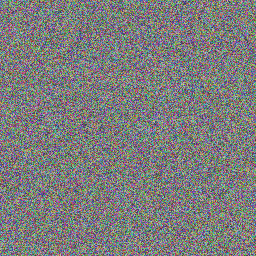
#> input picture tmp/cert_test_img.png, 256 x 256 px
$ python -i watermark_logic.py   (imports and definitions only)
#> lines starting #> are read from the running program, lines starting #| are printed output that depends on the picture
import cv2
import numpy as np
from scipy.fftpack import dct, idct
import hashlib

try:
    import reedsolo
    HAS_ECC = True
except ImportError:
    HAS_ECC = False


# ─────────────────────────────────────────
#  Utilities
# ─────────────────────────────────────────

def _password_to_seed(password: str) -> int:
    key = hashlib.sha256(password.encode()).digest()
    return int.from_bytes(key[:8], "big") % (2**31)


def _password_to_key(password: str) -> bytes:
    return hashlib.sha256(password.encode()).digest()


# [11 lines left out: functions _adaptive_strength, _apply_ecc, not called in this run]


def _remove_ecc(data: bytes):
    if HAS_ECC:
        rs = reedsolo.RSCodec(16)
        try:
            decoded, _, _ = rs.decode(data)
            return bytes(decoded)
        except Exception:
            return None
    return data


def _bits_to_message(bits: np.ndarray):
    pad = (8 - len(bits) % 8) % 8
    bits = np.concatenate([bits, np.zeros(pad, dtype=np.uint8)])
    raw_bytes = np.packbits(bits).tobytes()

    decoded = _remove_ecc(raw_bytes)
    if decoded is None:
        decoded = raw_bytes

    try:
        text = decoded.decode("utf-8", errors="ignore")
        if "####" in text:
            return text.split("####")[0]
    except Exception:
        pass
    return None


# [4 lines left out: function _prepare_bits, not called in this run]


# ─────────────────────────────────────────
#  Layer A — DCT Mid-Frequency Embedding
#  Survives: JPEG/MP4 compression, re-encoding
# ─────────────────────────────────────────

_MID_FREQ = [(2, 1), (1, 2), (0, 3), (1, 3), (2, 2),
             (3, 1), (4, 0), (3, 0), (2, 0), (0, 4)]


# [25 lines left out: function _embed_layer_a, not called in this run]


def _extract_layer_a(y: np.ndarray, num_bits: int, seed: int) -> np.ndarray:
    h, w = y.shape
    y_f = y.astype(np.float64)
    rng = np.random.RandomState(seed)

    blocks_h, blocks_w = h // 8, w // 8
    block_order = rng.permutation(blocks_h * blocks_w)

    bits = []
    for i, block_idx in enumerate(block_order[:num_bits]):
        r = (block_idx // blocks_w) * 8
        c = (block_idx % blocks_w) * 8

        block = y_f[r:r+8, c:c+8]
        D = dct(dct(block, axis=0, norm="ortho"), axis=1, norm="ortho")
        pos = _MID_FREQ[i % len(_MID_FREQ)]
        bits.append(1 if D[pos] > 0 else 0)

    return np.array(bits, dtype=np.uint8)


# [30 lines left out: functions _extract_layer_a_soft, temporal_average_decode, not called in this run]


# ─────────────────────────────────────────
#  Layer B — Spread Spectrum
#  Survives: additive noise, brightness changes, screen recording
# ─────────────────────────────────────────

LAYER_B_BITS = 256


# [50 lines left out: functions _embed_layer_b, _extract_layer_b, _extract_layer_b_soft, _fuse_bits, not called in this run]


# ─────────────────────────────────────────
#  Sync Markers — geometric reference points
#  Survives: rotation, scaling, phone screen recording
# ─────────────────────────────────────────

_SYNC_SIZE = 16

def _generate_sync_pattern(seed: int) -> np.ndarray:
    rng = np.random.RandomState(seed ^ 0xCAFEBABE)
    pattern = np.zeros((_SYNC_SIZE, _SYNC_SIZE), dtype=np.float64)
    for r in range(4, 12):
        for c in range(4, 12):
            pattern[r, c] = rng.choice([-30.0, 30.0])
    return pattern


def _sync_marker_positions(h: int, w: int, margin: int = 32) -> list:
    return [
        (margin, margin),
        (margin, w - margin - _SYNC_SIZE),
        (h - margin - _SYNC_SIZE, margin),
        (h - margin - _SYNC_SIZE, w - margin - _SYNC_SIZE),
    ]


# [19 lines left out: function _embed_sync_markers, not called in this run]


def _detect_sync_markers(y: np.ndarray, seed: int,
                         search_margin: int = 64) -> list:
    """Detect sync markers and return (expected, detected) position pairs."""
    h, w = y.shape
    if h < 128 or w < 128:
        return []

    y_f = y.astype(np.float64)
    pattern = _generate_sync_pattern(seed)
    expected_positions = _sync_marker_positions(h, w)
    pairs = []

    for (er, ec) in expected_positions:
        best_corr = -1e9
        best_pos = (er, ec)

        r_start = max(0, er - search_margin)
        r_end = min(h - _SYNC_SIZE, er + search_margin)
        c_start = max(0, ec - search_margin)
        c_end = min(w - _SYNC_SIZE, ec + search_margin)

        for r in range(r_start, r_end, 4):
            for c in range(c_start, c_end, 4):
                block = y_f[r:r+_SYNC_SIZE, c:c+_SYNC_SIZE]
                D = dct(dct(block, axis=0, norm="ortho"), axis=1, norm="ortho")
                corr = np.sum(D * pattern)
                if corr > best_corr:
                    best_corr = corr
                    best_pos = (r, c)

        pairs.append(((er, ec), best_pos, best_corr))

    return pairs


def _apply_geometric_correction(image: np.ndarray, seed: int) -> np.ndarray:
    """Detect sync markers and correct geometric distortion."""
    if len(image.shape) == 3:
        gray = cv2.cvtColor(image, cv2.COLOR_BGR2YCrCb)[:, :, 0]
    else:
        gray = image

    pairs = _detect_sync_markers(gray, seed)
    if len(pairs) < 3:
        return image

    src_pts = np.float32([p[1] for p in pairs])
    dst_pts = np.float32([p[0] for p in pairs])

    displacement = np.mean(np.abs(src_pts - dst_pts))
    if displacement < 2.0:
        return image

    if len(pairs) >= 4:
        M, _ = cv2.estimateAffinePartial2D(src_pts, dst_pts)
    else:
        M, _ = cv2.estimateAffinePartial2D(src_pts[:3], dst_pts[:3])

    if M is None:
        return image

    h, w = image.shape[:2]
    return cv2.warpAffine(image, M, (w, h), flags=cv2.INTER_LINEAR,
                          borderMode=cv2.BORDER_REFLECT)


# ─────────────────────────────────────────
#  Trust Score — uses both layers
# ─────────────────────────────────────────

def compute_trust_score(image_path: str, password: str = "") -> dict:
#> called with image_path = 'tmp/cert_test_img.png', password = ''
    image = cv2.imread(image_path)
#> image is the input picture: shape (256, 256, 3); mean B, G, R 124.4, 124.5, 124.2
    if image is None:
        return {"score": 0, "found": False, "message": "",
                "score_a": 0, "score_b": 0}

    seed = _password_to_seed(password)
    corrected = _apply_geometric_correction(image, seed)
#> in _apply_geometric_correction, `gray = cv2.cvtColor(image, cv2.COLOR_BGR2YCrCb)[:, :, 0]`:
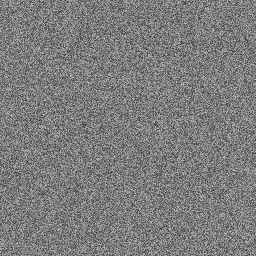
#> gray: shape (256, 256); min 51, max 198, mean 124.4
#> after the loop in _detect_sync_markers, `for (er, ec) in expected_positions:`: pairs = [((32, 32), (4, 88), 20669), ((32, 208), (8, 208), 19862.3), ((208, 32), (148, 64), 18605.2), ((208, 208), (228, 192), 22250.4)]
#> in _apply_geometric_correction, `src_pts = np.float32([p[1] for p in pairs])`: src_pts = [[4, 88], [8, 208], [148, 64], [228, 192]]
#> in _apply_geometric_correction, `dst_pts = np.float32([p[0] for p in pairs])`: dst_pts = [[32, 32], [32, 208], [208, 32], [208, 208]]
#> in _apply_geometric_correction, `displacement = np.mean(np.abs(src_pts - dst_pts))`: displacement = 29.5
#> in _apply_geometric_correction, `M, _ = cv2.estimateAffinePartial2D(src_pts, dst_pts)`: M = [[1.47, -0.0488, 30.44], [0.0488, 1.47, -97.12]]
#> in _apply_geometric_correction, `return cv2.warpAffine(image, M, (w, h), flags=cv2.INTER_LINEAR, border..`:
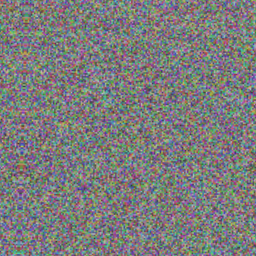
#> returned value: shape (256, 256, 3); mean of channels 0, 1, 2 124.4, 124.2, 124; drawn as B, G, R
    ycrcb = cv2.cvtColor(corrected, cv2.COLOR_BGR2YCrCb)
#> ycrcb: shape (256, 256, 3); mean of channels 0, 1, 2 124.1, 127.9, 128.1
    y = ycrcb[:, :, 0]
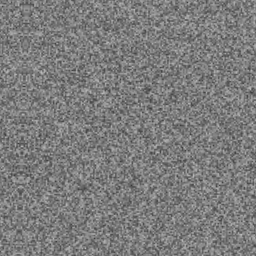
#> y: shape (256, 256); min 56, max 187, mean 124.1
    cr = ycrcb[:, :, 1]
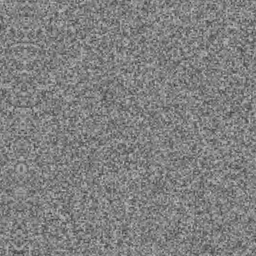
#> cr: shape (256, 256); min 60, max 197, mean 127.9
    h, w = y.shape
#> h = 256; w = 256
    max_bits = (h // 8) * (w // 8)
#> max_bits = 1024

    bits_a = _extract_layer_a(y, max_bits, seed)
#> after the loop in _extract_layer_a, `for i, block_idx in enumerate(block_order[:num_bits]):`: bits = 1024 values, max 1 at index 7, min 0 at index 0, mean 0.515
#> bits_a has the same summary as bits in _extract_layer_a
    msg = _bits_to_message(bits_a)
#> in _bits_to_message, `pad = (8 - len(bits) % 8) % 8`: pad = 0

    if msg:
        # Layer A score: average coefficient strength
        rng = np.random.RandomState(seed)
        block_order = rng.permutation((h // 8) * (w // 8))
        strengths = []
        y_f = y.astype(np.float64)
        sample_count = min(200, max_bits)
        for i, block_idx in enumerate(block_order[:sample_count]):
            r = (block_idx // (w // 8)) * 8
            c = (block_idx % (w // 8)) * 8
            block = y_f[r:r+8, c:c+8]
            D = dct(dct(block, axis=0, norm="ortho"), axis=1, norm="ortho")
            pos = _MID_FREQ[i % len(_MID_FREQ)]
            strengths.append(abs(D[pos]))
        strength_used = _adaptive_strength(h, w)
        score_a = min(100, int((float(np.mean(strengths)) / strength_used) * 100))

        # Layer B score: correlation confidence
        bits_b_soft = _extract_layer_b_soft(cr, min(64, LAYER_B_BITS), seed)
        avg_corr = float(np.mean(np.abs(bits_b_soft)))
        max_corr = float(h * w * 1.2)
        score_b = min(100, int((avg_corr / max_corr) * 300))

        score = int(0.6 * score_a + 0.4 * score_b)
        return {"score": score, "found": True, "message": msg,
                "score_a": score_a, "score_b": score_b}

    return {"score": 0, "found": False, "message": "",
            "score_a": 0, "score_b": 0}


# ─────────────────────────────────────────
#  Public API
# ─────────────────────────────────────────

# [106 lines left out: functions encode_image, decode_image, remove_watermark, not called in this run]

#> (the run stopped early here; a loop or call above may not have finished)

$ run again, on tmp/cert_full_orig.png
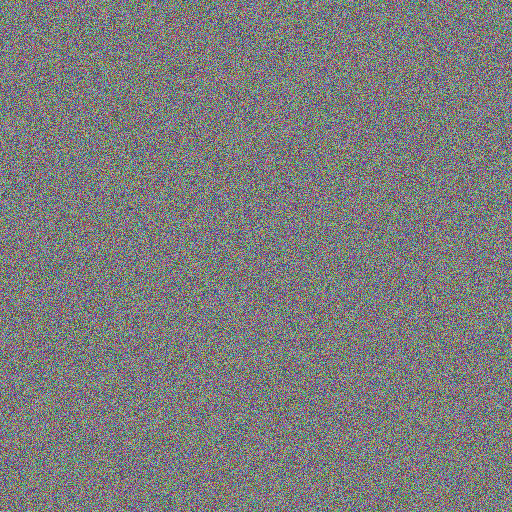
#> input picture tmp/cert_full_orig.png, 512 x 512 px
#> in compute_trust_score, image is the input picture: shape (512, 512, 3); mean B, G, R 124.6, 124.4, 124.6
#> in _apply_geometric_correction, `gray = cv2.cvtColor(image, cv2.COLOR_BGR2YCrCb)[:, :, 0]`:
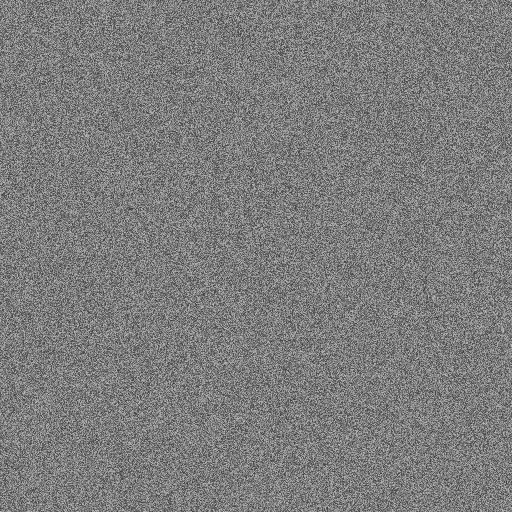
#> gray: shape (512, 512); min 51, max 199, mean 124.5
#> after the loop in _detect_sync_markers, `for (er, ec) in expected_positions:`: pairs = [((32, 32), (16, 76), 21090.2), ((32, 464), (16, 448), 21908.8), ((464, 32), (428, 88), 21048.8), ((464, 464), (400, 428), 18146.5)]
#> src_pts = [[16, 76], [16, 448], [428, 88], [400, 428]]
#> dst_pts = [[32, 32], [32, 464], [464, 32], [464, 464]]
#> displacement = 35.5
#> M = [[1.16, 2.53e-18, 13.42], [-2.53e-18, 1.16, -56.26]]
#> ycrcb: shape (512, 512, 3); mean of channels 0, 1, 2 124.5, 128.1, 128.1
#> in compute_trust_score, `cr = ycrcb[:, :, 1]`:
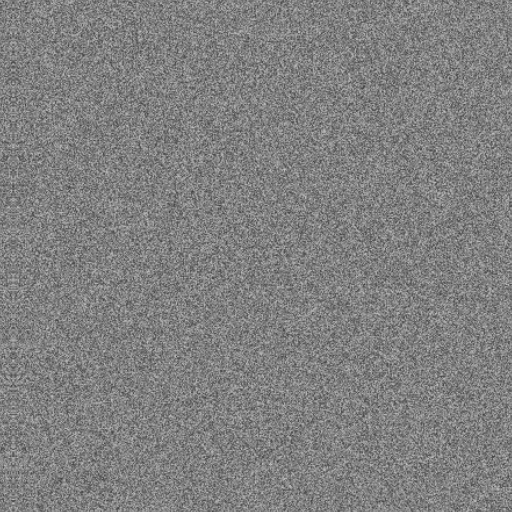
#> cr: shape (512, 512); min 59, max 199, mean 128.1
#> after the loop in _extract_layer_a, `for i, block_idx in enumerate(block_order[:num_bits]):`: bits = 4096 values, max 1 at index 2, min 0 at index 0, mean 0.505
#> bits_a has the same summary as bits in _extract_layer_a
#> pad = 0

$ run again, on tmp/forensic_test.png
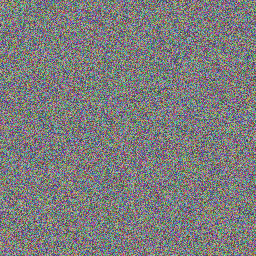
#> input picture tmp/forensic_test.png, 256 x 256 px
#> in compute_trust_score, image is the input picture: shape (256, 256, 3); mean B, G, R 124.9, 124.4, 124.5
#> in _apply_geometric_correction, `gray = cv2.cvtColor(image, cv2.COLOR_BGR2YCrCb)[:, :, 0]`:
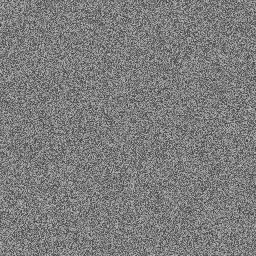
#> gray: shape (256, 256); min 52, max 196, mean 124.5
#> after the loop in _detect_sync_markers, `for (er, ec) in expected_positions:`: pairs = [((32, 32), (76, 16), 21920.9), ((32, 208), (0, 180), 21131.6), ((208, 32), (224, 24), 19792.5), ((208, 208), (196, 196), 17598.3)]
#> src_pts = [[76, 16], [0, 180], [224, 24], [196, 196]]
#> dst_pts = [[32, 32], [32, 208], [208, 32], [208, 208]]
#> displacement = 21
#> M = [[0.883, 0.409, -41.69], [-0.409, 0.883, 48.98]]
#> ycrcb: shape (256, 256, 3); mean of channels 0, 1, 2 124.5, 128, 128.2
#> in compute_trust_score, `cr = ycrcb[:, :, 1]`:
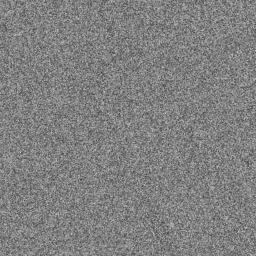
#> cr: shape (256, 256); min 60, max 195, mean 128
#> after the loop in _extract_layer_a, `for i, block_idx in enumerate(block_order[:num_bits]):`: bits = 1024 values, max 1 at index 0, min 0 at index 1, mean 0.482
#> bits_a has the same summary as bits in _extract_layer_a
#> pad = 0
